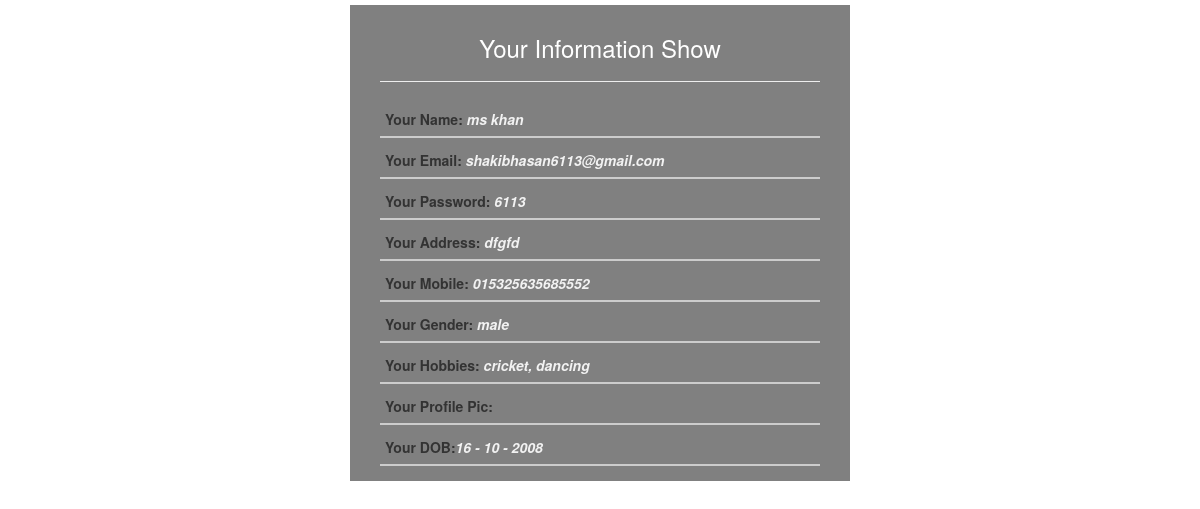
/view.php?id=13, run on the app's committed database.
### tables this page shows
CREATE TABLE `user_info` (
  `id` int(11) NOT NULL,
  `name` varchar(30) NOT NULL,
  `email` varchar(30) NOT NULL,
  `password` varchar(30) NOT NULL,
  `address` varchar(40) NOT NULL,
  `mobile` varchar(40) NOT NULL,
  `gender` varchar(40) NOT NULL,
  `hobby` varchar(40) NOT NULL,
  `image_name` varchar(40) NOT NULL,
  `dob` varchar(40) NOT NULL
);

### view.php (the view, shortened to what this page needs)
<?php
     $db = new PDO('mysql:host=localhost;dbname=bitm-joy;charset=utf8mb4', 'root', '');
     $query = "SELECT * FROM `user_info` WHERE `user_info`.`id` = ".$_GET['id'];;
     $stmt = $db->query($query);
     $data = $stmt->fetch(PDO::FETCH_ASSOC);
?>
<!DOCTYPE html>
<html lang="en">
<head>
	<link rel="stylesheet" href="css/bootstrap.min.css">
	<link rel="stylesheet" href="css/bootstrap-theme.css">
	<link rel="stylesheet" href="css/style.css">
</head>
<body>
	<div class="area">
		<h3>Your Information Show</h3>
		<hr>
		<label for="">Your Name: <i><?php echo $data['name'] ?></i></label>
		<label for="">Your Email: <i><?php echo $data['email'] ?></i></label>
		<label for="">Your Password: <i><?php echo $data['password'] ?></i></label>
		<label for="">Your Address: <i><?php echo $data['address'] ?></i></label>
		<label for="">Your Mobile: <i><?php echo $data['mobile'] ?></i></label>
		<label for="">Your Gender: <i><?php echo $data['gender'] ?></i></label>
		<label for="">Your Hobbies: <i><?php echo $data['hobby'] ?></i></label>
		<label for="">Your Profile Pic:
		</label>
		<label for="">Your DOB:<i><?php echo $data['dob'] ?></i></label>
	</div>
</body>
</html>

### css/style.css (style rules this page uses)
h2, h3 { text-align: center; }
.area { width: 500px; margin: 0 auto; height: auto; margin-top: 5px; background-color: gray; padding-bottom: 10px; padding-top: 10px; padding-left: 30px; padding-right:30px; }
h3 { color: #fff; }
i { color: #f2f2f2; }

### view.php (style rules this page uses)
label { display: block; border-bottom: 2px solid #ccc; padding: 7px 5px; }

### data on the page
user_info: name "ms khan", email "shakibhasan6113@gmail.com", password "6113", address "dfgfd", mobile "015325635685552", gender "male", hobby "cricket, dancing", dob "16 - 10 - 2008"
